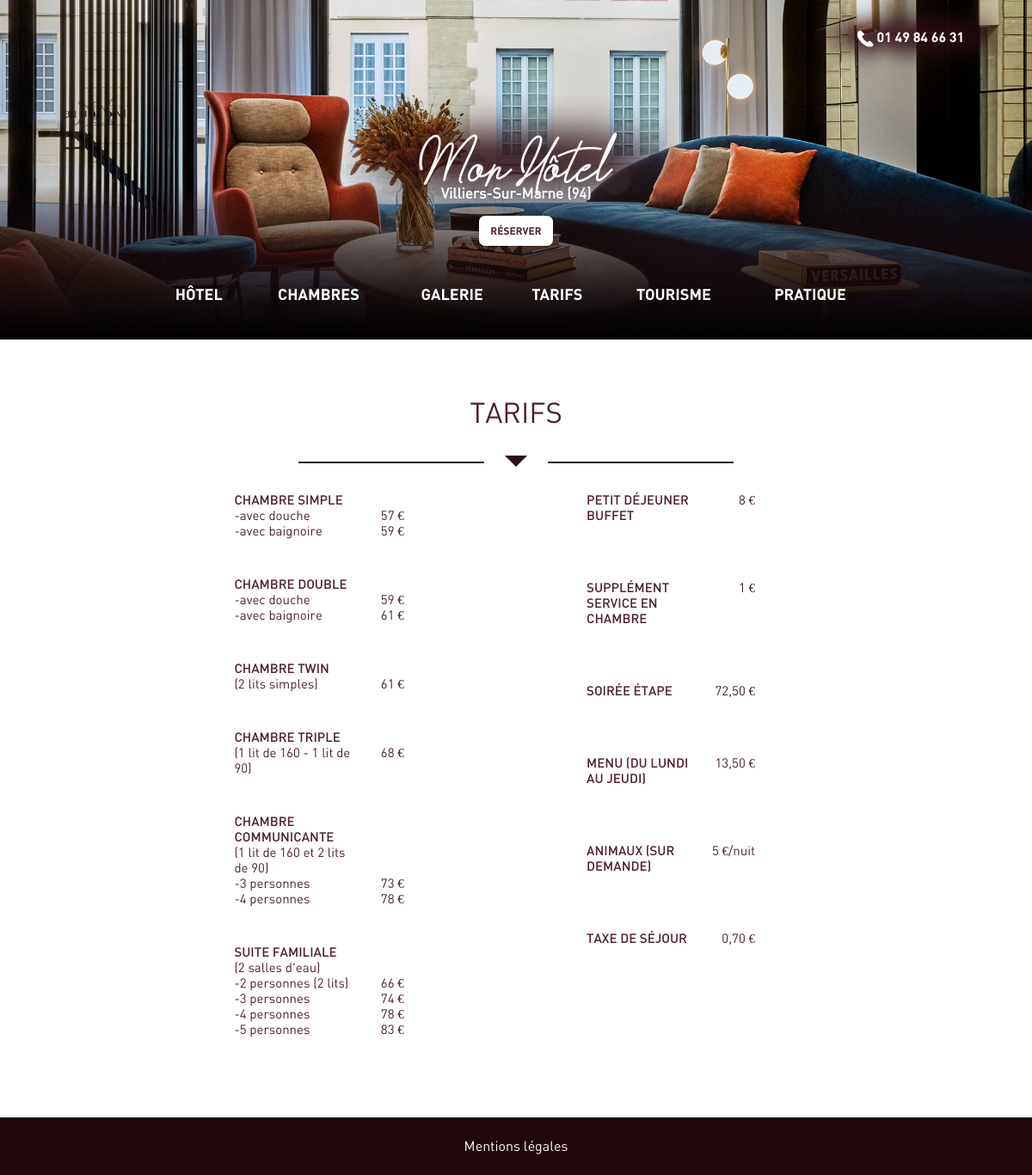
The app's page /tarifs with its own data.
### tables this page shows
CREATE TABLE `bloc_tarif_chambre` (
  `id` int NOT NULL,
  `titre` varchar(255) NOT NULL,
  `sous_titre` varchar(255) NOT NULL,
  `tarif` varchar(50) NOT NULL,
  `ordre` int NOT NULL
);

CREATE TABLE `bloc_tarif_chambre_options` (
  `id` int NOT NULL,
  `id_tarif_chambre` int NOT NULL,
  `options` varchar(255) NOT NULL,
  `tarif` varchar(50) NOT NULL,
  `ordre` int NOT NULL
);

CREATE TABLE `bloc_tarif_supplements` (
  `id` int NOT NULL,
  `nom` varchar(255) NOT NULL,
  `tarif` varchar(50) NOT NULL,
  `ordre` int NOT NULL
);

### src/controllers/Controller.php (called while the page is built, shortened)
<?php
abstract class Controller
{
    private $chemin = "../views/";
    protected function render($view, $variables = [])
    {
        extract($variables);
        require $this->chemin . $view . '.php';
        $contenu = ob_get_clean();
        require $this->chemin . "/template/default.php";
    }
}

### src/controllers/TarifsController.php (called while the page is built, shortened)
<?php
class TarifsController extends Controller
{
    private $tarifs;
    public function __construct()
    {
        $this->tarifs = new TarifsModel;
    }
    private function getTarifsChambres()
    {
        return $this->tarifs->getTarifsChambres();
    }
    private function getTarifsSupplements()
    {
        return $this->tarifs->getTarifsSupplements();
    }
    private function getTarifsOptions($id_chambre)
    {
        return $this->tarifs->getTarifsOptions($id_chambre);
    }
    public function index()
    {
        $tarifs_chambres_sans_les_options = $this->getTarifsChambres();
        $tarifs_supplements = $this->getTarifsSupplements();
        foreach ($tarifs_chambres_sans_les_options as $tarif):
            $tarif['options'] = $this->getTarifsOptions($tarif['id']);
            $tarifs_chambres[] = $tarif;
        endforeach;
        $this->render('tarifs', compact('tarifs_chambres', 'tarifs_supplements', 'tarifs_options'));
    }
}

### src/app/Database.php (called while the page is built, shortened)
<?php
class Database
{
    private $dsn = "mysql:dbname=hotel;host=localhost;charset=utf8";
    private $login = "root";
    private $password = "";
    protected $pdo;
    public function __construct()
    {
        if ($this->pdo == null) {
            $this->pdo = new PDO($this->dsn, $this->login, $this->password);
            $this->pdo->setAttribute(PDO::ATTR_ERRMODE, PDO::ERRMODE_EXCEPTION);
            $this->pdo->setAttribute(PDO::ATTR_DEFAULT_FETCH_MODE, PDO::FETCH_OBJ);
            $this->pdo->setAttribute(PDO::MYSQL_ATTR_INIT_COMMAND, 'SET NAMES utf8');
        }
    }
    public function query($query, $params = null)
    {
        if ($params) {
            $req = $this->pdo->prepare($query);
            $req->execute($params);
        } else {
            $req = $this->pdo->query($query);
        }
        return $req;
    }
}

### src/models/DbModels.php (called while the page is built, shortened)
<?php
class DbModels
{
    public function __construct()
    {
        $this->db = new Database;
    }
}

### src/models/TarifsModel.php (called while the page is built, shortened)
<?php
class TarifsModel extends DbModels
{
    public function getTarifsChambres()
    {
        return $this->db->query('SELECT id, titre, sous_titre, tarif FROM bloc_tarif_chambre ORDER BY ordre')->fetchAll(PDO::FETCH_ASSOC);
    }
    public function getTarifsSupplements()
    {
        return $this->db->query('SELECT id, nom, tarif FROM bloc_tarif_supplements ORDER BY ordre')->fetchAll();
    }
    public function getTarifsOptions($id_chambre)
    {
        return $this->db->query('SELECT  options, tarif FROM bloc_tarif_chambre_options WHERE id_tarif_chambre=?', [$id_chambre])->fetchAll();
    }
}

### views/template/infos.php (called while the page is built, shortened)
<?php
$titre="Mon Hôtel";
$sous_titre="Villiers-Sur-Marne (94)";
$tel="01 49 84 66 31";

### views/tarifs.php (the view, shortened to what this page needs)
<div id="index-tarifs">
				<br>
				<div id="index-tarifs-titre">
					<label>TARIFS</label>
				</div>
				<br>
				<div class="barre-array-rouge"></div>
				<div class="arrow-down-rouge"></div>
				<div class="barre-array-rouge"></div>
				<br>
				<br>
				<div id="index-tarifs-table">
					<div class="tablecell-tarifs">
						<div class="table">
						<?php foreach($tarifs_chambres as $chambre): ?>
							<div class="tablerow">
								<div class="index-tarifs-sous-titre"><label><?php echo mb_strtoupper($chambre['titre']); ?> </label></div>
							</div>
							<div class="tablerow">
							<?php if(($chambre['sous_titre'])!==''): ?>
									<div class="tablecell-gauche">
										<label class="tarifs-details"><?php echo $chambre['sous_titre']; ?></label>
									</div>
							<?php endif; ?>
									<div class="tablecell-droite">
										<label class="tarifs-details"><?php echo $chambre['tarif']; ?></label>
									</div>
							</div>
								<?php
								foreach($chambre['options'] as $option):
								 ?>
									<div class="tablerow">
										<div class="tablecell-gauche">
											<label class="tarifs-details">-<?php echo $option->options; ?></label>
										</div>
										<div class="tablecell-droite">
											<label class="tarifs-details"><?php echo $option->tarif; ?></label>
										</div>
									</div>
									<?php endforeach; ?>
							<br>
							<br>
						<?php endforeach; ?>
					</div>
					</div>
					<div class="tablecell-tarifs">
						<div class="table">
							<?php foreach($tarifs_supplements as $suppl): ?>
							<div class="tablerow">
								<div class="index-tarifs-sous-titre-droit"><label><?php echo mb_strtoupper($suppl->nom); ?></label></div>
								<div class="tablecell-droite">
									<label class="tarifs-details"><?php echo $suppl->tarif; ?></label>
								</div>
							</div>
							<br>
							<br>
							<br>
							<?php endforeach; ?>
						</div>
					</div>
					<br>
					<br>
					<br>
					<br>
				</div>
			</div>

### public/index.php (shortened to what this page needs)
<?php
$url = ($_GET['url']) ?? null;
$url = explode("/", filter_var($url, FILTER_SANITIZE_URL));
$ctrl_url = $url[0] ?? null;
if ($ctrl_url == "chambres") {
    $controller = new Hotel\controllers\ChambresController();
    $controller->index();
} elseif ($ctrl_url == "galerie") {
    $controller = new GalerieController();
    $controller->index();
} elseif ($ctrl_url == "tourisme") {
    $controller = new TourismeController();
    $controller->index();
} elseif ($ctrl_url == "tarifs") {
    $controller = new TarifsController();
    $controller->index();
} elseif ($ctrl_url == "infos_pratiques") {
    $controller = new InfosPratiquesController();
    $controller->index();
} elseif ($ctrl_url == "reservations") {
    $controller = new ReservationsController();
    $controller->index();
} elseif ($ctrl_url == "mentions_legales") {
    $controller = new MentionsLegalesController();
    $controller->index();
} else {
    $controller = new HotelController();
    $controller->index();
}

### views/template/default.php (shortened to what this page needs)
<!DOCTYPE html>
<html lang="fr">
	<?php require 'infos.php'; ?>
	<head>
		<link href="css/global.css" rel="stylesheet" type="text/css">
		<link href="js/zoombox/zoombox.css" rel="stylesheet" type="text/css">
	</head>
	<body>
		<div id="conteneur">
			<div id="index-header">
				 <div id="header">
					<div id="header-menu-titre">
						<div id="header-menu-titre-principal" >
							<div id="header-menu-titre-principal-img" style="background-image: url(pics/bandeau_haut/fond_gris_titre.png)">
								<h1><?php echo $titre; ?><span><?php echo $sous_titre; ?></span></h1>
							</div>
						</div>
						<div id="header-menu-titre-secondaire">
							<label><a href="reservations" class="header-reserver">RÉSERVER</a></label>
						</div>
					</div>
					<div id="header-menu-tel">
						<div id="header-menu-tel-numero" style="background-image: url(pics/bandeau_haut/fond_gris_tel.png);">
							<div id="header-menu-tel-img"><img src="pics/bandeau_haut/tel.png" alt="téléphone"></div>
								<?php echo $tel; ?>
							</div>
						</div>
					</div>
				<div id="header-menu">
					<a href="index.php" class="header-tablecell">HÔTEL</a>
					<a href="chambres" class="header-tablecell">CHAMBRES</a>
					<a href="galerie" class="header-tablecell">GALERIE</a>
					<a href="tarifs" class="header-tablecell">TARIFS</a>
					<a href="tourisme" class="header-tablecell">TOURISME</a>
					<a href="infos_pratiques" class="header-tablecell">PRATIQUE</a>
				</div>
			</div>
			<?php echo $contenu; ?>
			<div id="footer">
			<br>
				<div id="footer-table">
					<div class="footer-cell">
						<a href="mentions_legales">Mentions légales</a>
					</div>
				</div>
			<br>
			</div>
		</div>
	</body>
</html>

### records on screen
bloc_tarif_chambre: titre "CHAMBRE SIMPLE"
bloc_tarif_chambre_options: options "avec douche", tarif "57 €"
bloc_tarif_chambre_options: options "avec baignoire", tarif "59 €"
bloc_tarif_chambre: titre "CHAMBRE DOUBLE"
bloc_tarif_chambre_options: options "avec douche", tarif "59 €"
bloc_tarif_chambre_options: options "avec baignoire", tarif "61 €"
bloc_tarif_chambre: titre "CHAMBRE TWIN", sous_titre "(2 lits simples)", tarif "61 €"
bloc_tarif_chambre: titre "CHAMBRE TRIPLE", sous_titre "(1 lit de 160 - 1 lit de 90)", tarif "68 €"
bloc_tarif_chambre: titre "CHAMBRE COMMUNICANTE", sous_titre "(1 lit de 160 et 2 lits de 90)"
bloc_tarif_chambre_options: options "3 personnes", tarif "73 €"
bloc_tarif_chambre_options: options "4 personnes", tarif "78 €"
bloc_tarif_chambre: titre "SUITE FAMILIALE", sous_titre "(2 salles d'eau)"
bloc_tarif_chambre_options: options "2 personnes (2 lits)", tarif "66 €"
bloc_tarif_chambre_options: options "3 personnes", tarif "74 €"
bloc_tarif_chambre_options: options "4 personnes", tarif "78 €"
bloc_tarif_chambre_options: options "5 personnes", tarif "83 €"
bloc_tarif_supplements: nom "PETIT DÉJEUNER BUFFET", tarif "8 €"
bloc_tarif_supplements: nom "SUPPLÉMENT SERVICE EN CHAMBRE", tarif "1 €"
bloc_tarif_supplements: nom "SOIRÉE ÉTAPE", tarif "72,50 €"
bloc_tarif_supplements: nom "MENU (DU LUNDI AU JEUDI)", tarif "13,50 €"
bloc_tarif_supplements: nom "ANIMAUX (SUR DEMANDE)", tarif "5 €/nuit"
bloc_tarif_supplements: nom "TAXE DE SÉJOUR", tarif "0,70 €"

### other values on screen
$titre "Mon Hôtel"
$sous_titre "Villiers-Sur-Marne (94)"
$tel "01 49 84 66 31"
